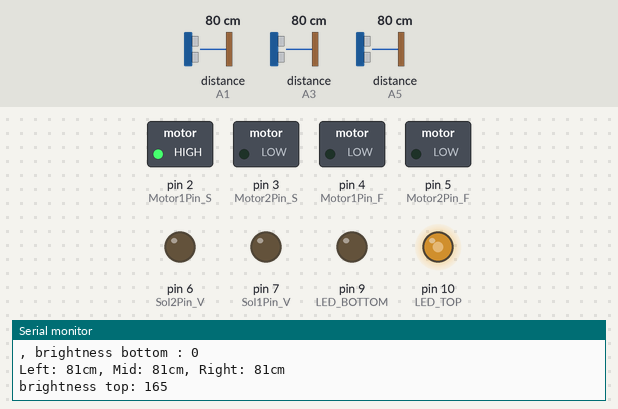
The sketch below on a simulated Arduino Uno, built with avr-gcc and run on an emulated ATmega328P. Parts: switched loads named in the sketch (green lamp = pin HIGH), output pins drawn as LEDs (lit = HIGH), the last lines printed to the serial monitor. Inputs (shaded band) come from the test bench; at power-on: distance to the obstacle (sensors on A1, A3, A5) 80 cm. The echo pulse lasts 58.3 µs per cm; random numbers use the default seed unless the sketch sets one.

Above: at 0.96 s.
1.3 s: distance to the obstacle (sensor on A1) set to 8 cm
4.3 s: distance to the obstacle (sensor on A1) set to 5 cm
At 7.0 s:
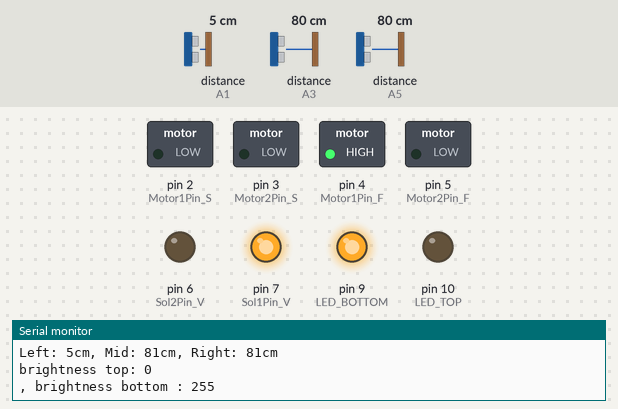
7.3 s: distance to the obstacle (sensor on A1) set to 9 cm
At 10.2 s:
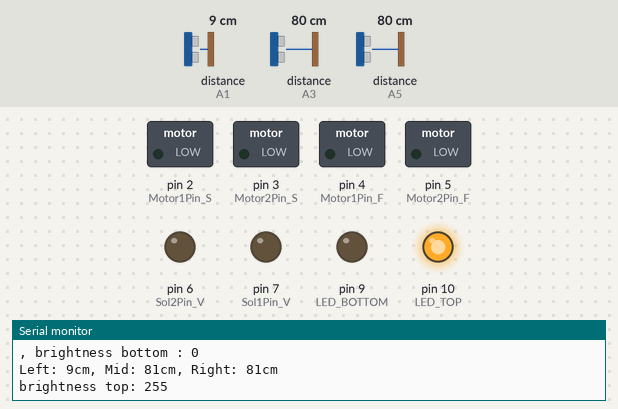
10.3 s: distance to the obstacle (sensor on A3) set to 8 cm
13.3 s: distance to the obstacle (sensor on A3) set to 5 cm
At 16.0 s:
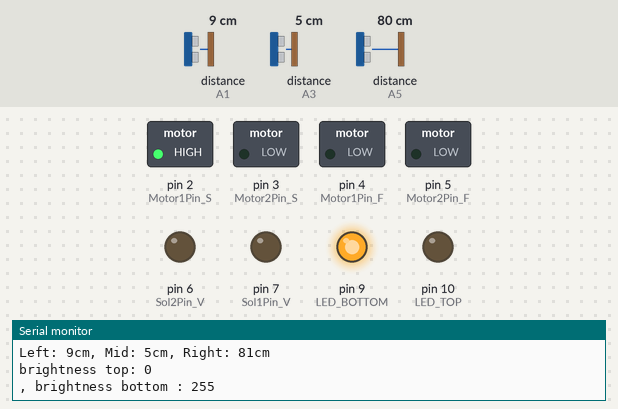
16.3 s: distance to the obstacle (sensor on A3) set to 9 cm
At 19.5 s:
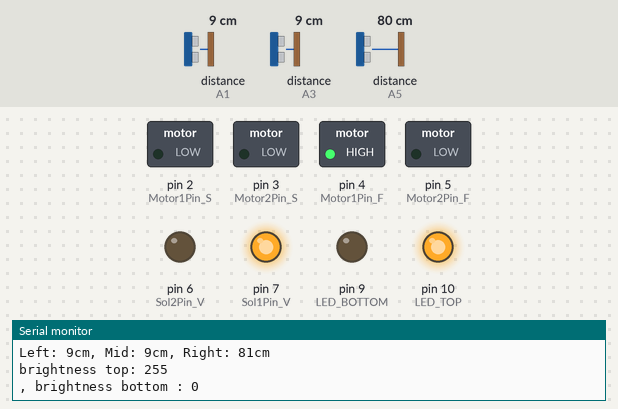
Timing chart, 0 to 20.3 s (numbered marks = the images above; inputs shaded):
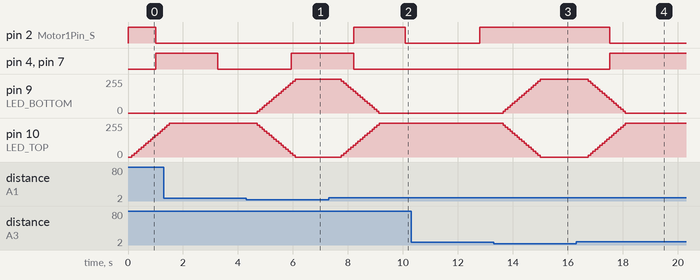

The sketch:

sighrock.ino
```cpp
#include <SoftwareSerial.h>
#define Motor1Pin_S 2 //Start Motor_1
#define Motor2Pin_S 3 //Start Motor_2~
#define Motor1Pin_F 4 //Finish Motor_3
#define Motor2Pin_F 5 //Finish Motor_4~
#define Sol1Pin_V 7 //Finish Motor_3
#define Sol2Pin_V 6 //Finish Motor_4~

//const int pin1 =  9;
//const int pin2 =  10;

unsigned long previousMillis = 0;
long interval = 1000;
long randomNumber;

#include <NewPing.h>

#define TRIGGER_PIN_L A0
#define ECHO_PIN_L A1
#define TRIGGER_PIN A2
#define ECHO_PIN A3
#define TRIGGER_PIN_R A4
#define ECHO_PIN_R A5
#define MAX_DISTANCE 200


#define LED_BOTTOM 9
#define LED_TOP 10
#define LED_INTERVAL 50
unsigned long before_millis = 0;

//LED
int brightness_top = 0;
int brightness_bottom = 0;
float fadeAmount = 15;

//Smoothing
const int numReadings = 10;
int readings_l[numReadings];      // the readings from the analog input
int readings[numReadings];      // the readings from the analog input
int readings_r[numReadings];      // the readings from the analog input
int readIndex_l = 0;              // the index of the current reading
int readIndex = 0;              // the index of the current reading
int readIndex_r = 0;              // the index of the current reading
int total_l = 0;                  // the running total
int total = 0;                  // the running total
int total_r = 0;                  // the running total
int dist_average_l = 0;
int dist_average = 0;
int dist_average_r = 0;

// NewPing setup of pins and maximum distance
NewPing sonar_L(TRIGGER_PIN_L, ECHO_PIN_L, MAX_DISTANCE);
NewPing sonar(TRIGGER_PIN, ECHO_PIN, MAX_DISTANCE);
NewPing sonar_R(TRIGGER_PIN_R, ECHO_PIN_R, MAX_DISTANCE);

void setup() {
  Serial.begin(9600);
  pinMode(LED_BOTTOM, OUTPUT);
  pinMode(LED_TOP, OUTPUT);
  pinMode(Motor1Pin_S, OUTPUT);
  pinMode(Motor2Pin_S, OUTPUT);
  pinMode(Motor1Pin_F, OUTPUT);
  pinMode(Motor2Pin_F, OUTPUT);
  pinMode(Sol1Pin_V, OUTPUT);
  pinMode(Sol2Pin_V, OUTPUT);

  for (int thisReading = 0; thisReading < numReadings; thisReading++) {
    readings[thisReading] = 0;
   }
}

void loop() {

  // 1. motor running
  if (previousMillis + interval <= millis()) {
    randomNumber = random(0,3);
    interval = random(1000,3000);
    previousMillis = millis();
  }

  switch(randomNumber)
      {
        case 0:
            Motor_inhale();
//            digitalWrite(pin1, HIGH);
//            digitalWrite(pin2, LOW);
//            //check
//            Serial.print("MOTOR A + previousMillis: ");
//            Serial.print(previousMillis);
//            Serial.print("interval: ");
//            Serial.println(interval);
        break;
        case 1:
            Motor_exhale();
//            digitalWrite(pin1, LOW);
//            digitalWrite(pin2, HIGH);
//            //check
//            Serial.print("MOTOR B + previousMillis: ");
//            Serial.print(previousMillis);
//            Serial.print("interval: ");
//            Serial.println(interval);
        break;
        case 2:
            DO_NOTHING();
//            digitalWrite(pin1, LOW);
//            digitalWrite(pin2, LOW);
//            //check
//            Serial.print("MOTOR C + previousMillis: ");
//            Serial.print(previousMillis);
//            Serial.print("interval: ");
//            Serial.println(interval);
        break;
   }

   //2. LED on/off with dist sensor
   if( before_millis + LED_INTERVAL <= millis() ){
       unsigned int distance = sonar.ping_cm();
       unsigned int distance_L = sonar_L.ping_cm();
       unsigned int distance_R = sonar_R.ping_cm();
//       Serial.print("Left: ");
//       Serial.print(distance_L);
//       Serial.print("cm, ");
//       Serial.print("Mid: ");
//       Serial.print(distance);
//       Serial.print("cm, ");
//       Serial.print("Right: ");
//       Serial.print(distance_R);
//       Serial.println("cm");

      // (1) Average : Left
      total_l = total_l - readings_l[readIndex_l];
      readings_l[readIndex_l] = distance_L;
      total_l = total_l + readings_l[readIndex_l];
      readIndex_l = readIndex_l + 1;
      if (readIndex_l >= numReadings) {
        readIndex_l = 0;
      }
      dist_average_l = total_l / numReadings;

      // (2) Average : Center
      total = total - readings[readIndex];
      readings[readIndex] = distance;
      total = total + readings[readIndex];
      readIndex = readIndex + 1;
      if (readIndex >= numReadings) {
        readIndex = 0;
      }
      dist_average = total / numReadings;

      // (3) Average : Right
      total_r = total_r - readings_r[readIndex_r];
      readings_r[readIndex_r] = distance_R;
      total_r = total_r + readings_r[readIndex_r];
      readIndex_r = readIndex_r + 1;
      if (readIndex_r >= numReadings) {
        readIndex_r = 0;
      }
      dist_average_r = total_r / numReadings;

       Serial.print("Left: ");
       Serial.print(dist_average_l);
       Serial.print("cm, ");
       Serial.print("Mid: ");
       Serial.print(dist_average);
       Serial.print("cm, ");
       Serial.print("Right: ");
       Serial.print(dist_average_r);
       Serial.println("cm");

        // -------> Audience closer
       if(dist_average_l < 7 || dist_average < 7 || dist_average_r < 7){
        // 1. digital test
    //    digitalWrite(LED_BOTTOM, HIGH);
    //    digitalWrite(LED_TOP, LOW);

        // 2. analog test
        analogWrite(LED_BOTTOM, brightness_bottom);
        brightness_bottom = brightness_bottom + fadeAmount;
        analogWrite(LED_TOP, brightness_top);
        brightness_top = brightness_top - fadeAmount;

          if (brightness_top >= 255) {
              brightness_top = 255;
          }else if(brightness_top <= 0){
              brightness_top = 0;
          }
          if (brightness_bottom >= 255) {
              brightness_bottom = 255;
           }else if(brightness_bottom <= 0){
              brightness_bottom = 0;
          }
        Serial.print("brightness top: ");
        Serial.println(brightness_top);
        Serial.print(", brightness bottom : ");
        Serial.println(brightness_bottom);

        }else if(dist_average_l > 6 || dist_average > 6 || dist_average_r > 6){
        // No Audience

        // 1. digital test
    //      digitalWrite(LED_BOTTOM, LOW);
    //      digitalWrite(LED_TOP, HIGH);

        // 2. analog test
          analogWrite(LED_BOTTOM, brightness_bottom);
          brightness_bottom = brightness_bottom - fadeAmount;
          analogWrite(LED_TOP, brightness_top);
          brightness_top = brightness_top + fadeAmount;

          if (brightness_top >= 255) {
            brightness_top = 255;
          }else if(brightness_top <= 0){
            brightness_top = 0;
          }

          if (brightness_bottom >= 255) {
            brightness_bottom = 255;
           }else if(brightness_bottom <= 0){
            brightness_bottom = 0;
          }

          Serial.print("brightness top: ");
          Serial.println(brightness_top);
          Serial.print(", brightness bottom : ");
          Serial.println(brightness_bottom);

        }else{
          Serial.println("Hmm");
        }
        before_millis = millis();
    }
}

void Motor_inhale(){
  digitalWrite(Motor1Pin_S, HIGH);
  digitalWrite(Motor2Pin_S, LOW);
  digitalWrite(Motor1Pin_F, LOW);
  digitalWrite(Motor2Pin_F, LOW);
  digitalWrite(Sol1Pin_V, LOW);
  digitalWrite(Sol2Pin_V, LOW);
}

void Motor_exhale(){
  digitalWrite(Motor1Pin_S, LOW);
  digitalWrite(Motor2Pin_S, LOW);
  digitalWrite(Motor1Pin_F, HIGH);
  digitalWrite(Motor2Pin_F, LOW);
  digitalWrite(Sol1Pin_V, HIGH);
  digitalWrite(Sol2Pin_V, LOW);
}

void DO_NOTHING(){
  digitalWrite(Motor1Pin_S, LOW);
  digitalWrite(Motor2Pin_S, LOW);
  digitalWrite(Motor1Pin_F, LOW);
  digitalWrite(Motor2Pin_F, LOW);
  digitalWrite(Sol1Pin_V, LOW);
  digitalWrite(Sol2Pin_V, LOW);
}
```

Measured:
- the behaviour switches between 7 and 6 cm on distance to the obstacle (sensor on A1) (found by bisection; images 0 and 1)
- the behaviour switches between 7 and 6 cm on distance to the obstacle (sensor on A3) (found by bisection; images 2 and 3)
- after the input at 4.3 s, pin 9 (LED_BOTTOM): moves from 0/255 to 255/255 over 1.4 s, starting after 0.41 s; pin 10 (LED_TOP): moves from 255/255 to 0/255 over 1.4 s, starting after 0.41 s
- after the input at 7.3 s, pin 9 (LED_BOTTOM): moves from 255/255 to 0/255 over 1.4 s, starting after 0.46 s; pin 10 (LED_TOP): moves from 0/255 to 255/255 over 1.4 s, starting after 0.46 s
- after the input at 13.3 s, pin 9 (LED_BOTTOM): moves from 0/255 to 255/255 over 1.4 s, starting after 0.35 s; pin 10 (LED_TOP): moves from 255/255 to 0/255 over 1.4 s, starting after 0.35 s
- after the input at 16.3 s, pin 9 (LED_BOTTOM): moves from 255/255 to 0/255 over 1.4 s, starting after 0.45 s; pin 10 (LED_TOP): moves from 0/255 to 255/255 over 1.4 s, starting after 0.45 s
